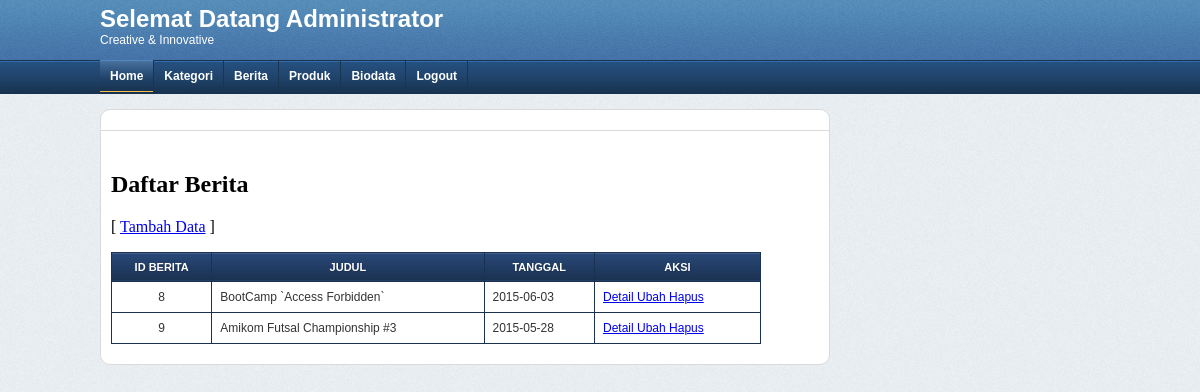
The app's page /admin_theme/index.php?page=tampil_berita (signed in) with its own data.
### tables this page shows
CREATE TABLE IF NOT EXISTS `berita` (
`id_berita` int(5) NOT NULL,
  `id_kategori` int(5) NOT NULL,
  `judul` varchar(100) NOT NULL,
  `isi_berita` text NOT NULL,
  `gambar` varchar(100) NOT NULL,
  `hari` varchar(20) NOT NULL,
  `tanggal` date NOT NULL,
  `jam` time NOT NULL,
  `counter` int(5) NOT NULL DEFAULT '1'
);

### admin_theme/tampil_berita.php (the view, shortened to what this page needs)
<h2>Daftar Berita</h2>
<p>[ <a href="index.php?page=tambah_berita">Tambah Data</a> ] </p>
<table width="650px" border="1">
   <tr style="background:#ccc">
      <th>ID Berita</th>
      <th>Judul</th>
      <th>Tanggal</th>
      <th>Aksi</th>
   </tr>
   <?php
   $sql   = "SELECT * FROM berita";
   $hasil = mysql_query($sql) or exit("Error query: <b>".$sql."</b>.");
   while($data = mysql_fetch_assoc($hasil)){
   ?>
      <tr>
         <td align="center"><?php echo $data['id_berita']; ?></td>
         <td><?php echo $data['judul']; ?></td>
         <td><?php echo $data['tanggal']; ?></td>
         <td>
            <a href="index.php?page=detail_berita&id=<?php echo $data['id_berita']; ?>">
               Detail
            </a>
            <a href="index.php?page=edit_berita&id=<?php echo $data['id_berita']; ?>">
               Ubah
            </a>
            <a href="index.php?page=hapus_berita&id=<?php echo $data['id_berita']; ?>"
               onClick="return cekHapus();">
               Hapus
            </a>
         </td>
      </tr>
   <?php
   }
   ?>
</table>

### admin_theme/asset/css/style.css (style rules this page uses)
body { padding:0px; margin:0px; text-decoration:none; background-image: url(../images/bg_body.png); background-repeat: repeat; }
#dua_ab table { border-width: 1px; border-style: solid; border-color: #999999; border-collapse: collapse; margin-top: 5px; margin-right: 0px; margin-bottom: 10px; margin-left: 0px; }
#dua_ab th { color: #FFFFFF; font-size: 11px; text-transform: uppercase; text-align: center; padding: 8px; border-width: 1px; border-style: solid; border-collapse: collapse; border: 1px solid #1b3151; box-shadow:#3f5e8b 0 1px 0 inset; text-shadow:#1b3151 1px 1px 1px; font-family: Arial; background-image: -webkit-gradient(linear, 0% 0%, 0% 100%, from(#294979), to(#1b3151)); background-image: -webkit-linear-gradient(top, #294979, #1b3151); background-image: -moz-linear-gradient(top, #294979, #1b3151); background-image: -ms-linear-gradient(top, #294979, #1b3151); background-image: -o-linear-gradient(top, #294979, #1b3151); }
#dua_ab td { padding: 8px; vertical-align: top; border-width: 1px; border-style: solid; border-color: #1b3151; border-collapse: collapse; font-family: Arial; font-size: 12px; color: #333; }

### records on screen
berita: id_berita "8", judul "BootCamp `Access Forbidden`", tanggal "2015-06-03"
berita: id_berita "9", judul "Amikom Futsal Championship #3", tanggal "2015-05-28"
